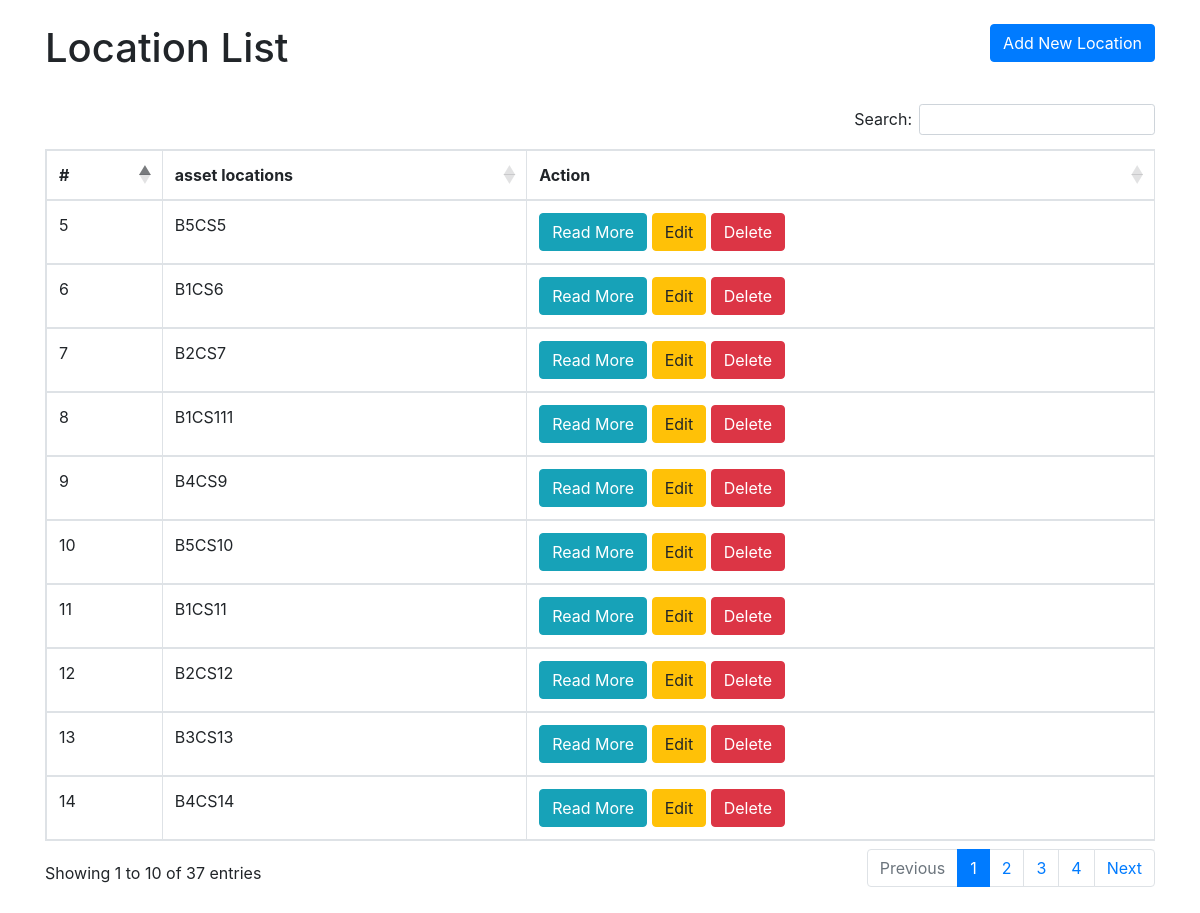
Screenshot of /location_crud/index.php with the database file from the repository.
### tables this page shows
CREATE TABLE IF NOT EXISTS `location` (
  `loc_id` int NOT NULL AUTO_INCREMENT,
  `val_loc` varchar(500) NOT NULL,
  `asset_loc` varchar(500) NOT NULL,
  `description` varchar(500) DEFAULT NULL,
  PRIMARY KEY (`loc_id`)
);

### location_crud/index.php (the view, shortened to what this page needs)
<!DOCTYPE html>
<html lang="en">
<head>
    <link rel="stylesheet" href="https://cdn.jsdelivr.net/npm/bootstrap@5.2.2/dist/css/bootstrap.min.css">
    <link rel="stylesheet" href="https://stackpath.bootstrapcdn.com/bootstrap/4.5.2/css/bootstrap.min.css">
    <link rel="stylesheet" href="https://cdn.datatables.net/1.13.7/css/dataTables.bootstrap5.min.css">
</head>
<body>
    <div class="container my-4">
        <header class="d-flex justify-content-between my-4">
            <h1>Location List</h1>
            <div>
                <a href="create.php" class="btn btn-primary">Add New Location</a>
            </div>
        </header>
        <table class="table table-bordered" id="emp-table">
        <thead>
            <tr>
                <th>#</th>
                <th>asset locations</th>
                <th>Action</th>
            </tr>
        </thead>
        <tbody id="tableBody">
        <?php
        include('../config.php');
        $sqlSelect = "SELECT * FROM location";
        $result = mysqli_query($conn,$sqlSelect);
        while($data = mysqli_fetch_array($result)){
            ?>
            <tr>
                <td><?php echo $data['loc_id']; ?></td>
                <td><?php echo $data['asset_loc']; ?></td>
                <td>
                    <a href="view.php?loc_id=<?php echo $data['loc_id']; ?>" class="btn btn-info">Read More</a>
                    <a href="edit.php?loc_id=<?php echo $data['loc_id']; ?>" class="btn btn-warning">Edit</a>
                    <a href="delete.php?loc_id=<?php echo $data['loc_id']; ?>" class="btn btn-danger">Delete</a>
                </td>
            </tr>
            <?php
        }
        ?>
        </tbody>
        </table>
    </div>
</body>
</html>

### location_crud/index.php (style rules this page uses)
table { width: 100%; border-collapse: collapse; margin-top: 20px; }
table, th, td { border: 1px solid black; }
th, td { padding: 10px; text-align: left; }

### rows the page displays
location: loc_id "5", asset_loc "B5CS5"
location: loc_id "6", asset_loc "B1CS6"
location: loc_id "7", asset_loc "B2CS7"
location: loc_id "8", asset_loc "B1CS111"
location: loc_id "9", asset_loc "B4CS9"
location: loc_id "10", asset_loc "B5CS10"
location: loc_id "11", asset_loc "B1CS11"
location: loc_id "12", asset_loc "B2CS12"
location: loc_id "13", asset_loc "B3CS13"
location: loc_id "14", asset_loc "B4CS14"
